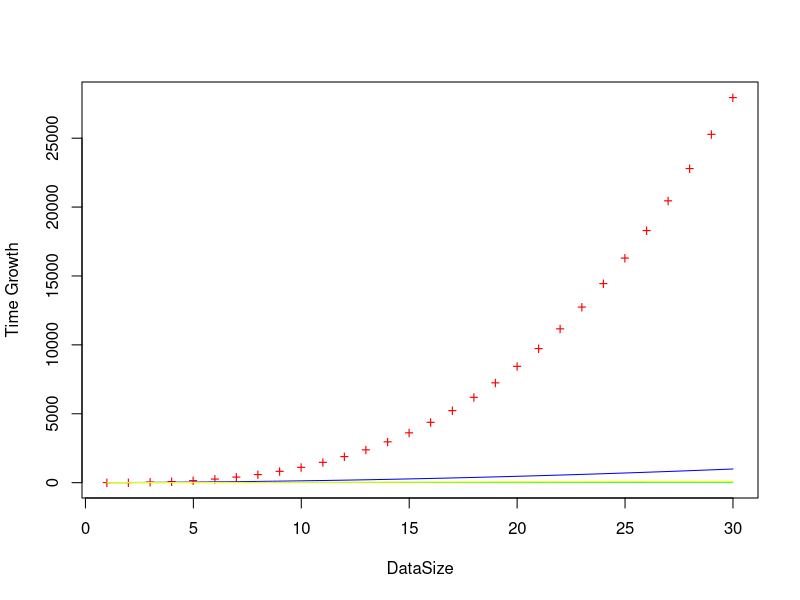

This chart was generated by the following R code:
n<-1:30

plot(n^3+n^2+2*n,pch="+",xlab="DataSize",ylab="Time Growth",col="red")

lines(n^2+3*n+1,pch=2,col="blue")
lines(log(n)+n,col="green")
lines(n*log(n),col="yellow")

